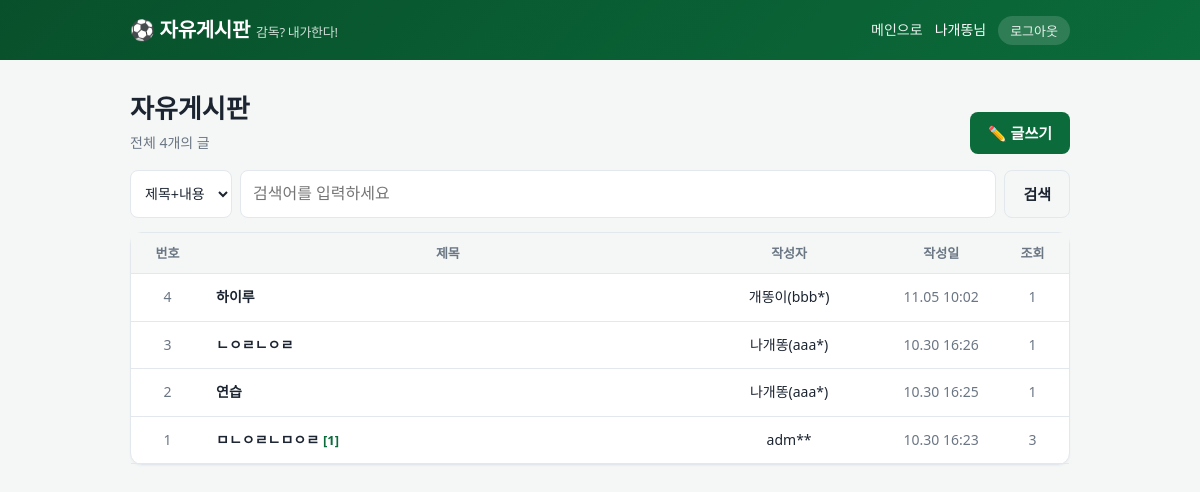
/board/ (signed in), run on the app's committed database.
### board/models.py (models this page shows, shortened)
class Profile(models.Model):
    user = models.OneToOneField(User, on_delete=models.CASCADE, related_name='profile')
    nickname = models.CharField('별명', max_length=12, unique=True)
    created_at = models.DateTimeField(auto_now_add=True)

class _Moderated(models.Model):
    OK, DELETED = 'ok', 'deleted'
    STATUS = [(OK, '정상'), (DELETED, '삭제됨 (규정 위반)')]
    status = models.CharField('상태', max_length=10, choices=STATUS, default=OK, db_index=True)
    deleted_reason = models.CharField('삭제 사유', max_length=200, blank=True)
    deleted_at = models.DateTimeField(null=True, blank=True)
    class Meta:
        abstract = True

class Post(_Moderated):
    author = models.ForeignKey(User, on_delete=models.CASCADE, related_name='board_posts')
    title = models.CharField('제목', max_length=100)
    content = models.TextField('내용')
    views = models.PositiveIntegerField('조회수', default=0)
    created_at = models.DateTimeField(auto_now_add=True)
    updated_at = models.DateTimeField(auto_now=True)
    class Meta:
        ordering = ['-created_at', '-id']

### board/views.py (the view, shortened to what this page needs)
# urls.py: path('', views.post_list, name='list'),
@member_required
def post_list(request):
    safe_ensure()
    qs = (
        Post.objects
        .filter(status=Post.OK)
        .select_related('author__profile')
        .annotate(
            n_comments=Count(
                'comments',
                filter=Q(
                    comments__status=Comment.OK,
                ),
            ),
        )
        .order_by('-created_at', '-id')
    )
    query = request.GET.get('q', '').strip()
    search_by = request.GET.get('by', 'all')
    paginator = Paginator(qs, PER_PAGE)
    page = paginator.get_page(
        request.GET.get('page')
    )
    for index, post in enumerate(page):
        post.no = (
            paginator.count
            - (page.number - 1) * PER_PAGE
            - index
        )
    params = request.GET.copy()
    params.pop('page', None)
    return render(
        request,
        'board/list.html',
        {
            'page': page,
            'q': query,
            'by': search_by,
            'qs': params.urlencode(),
            'total': paginator.count,
        },
    )

### board/matchbot.py (called while the page is built, shortened)
def ensure_match_threads(days=2):
    now = timezone.now()
    todo = list(Match.objects.filter(post__isnull=True, kickoff__gte=now, kickoff__lte=now + timedelta(days=days))
                .select_related('home', 'away'))
    if not todo:
        return 0

def safe_ensure():
    try:
        return ensure_match_threads()
    except Exception:
        log.exception('경기 예측 글 자동 작성 실패')
        return 0

### board/templatetags/board_tags.py (called while the page is built)
@register.filter
def nick(user):
    try:
        return user.profile.nickname
    except Exception:
        return user.get_username()

@register.filter
def who(user):
    from board.matchbot import BOT_USERNAME
    u = user.get_username()
    try:
        nickname = user.profile.nickname
    except Exception:
        nickname = ''
    if u == BOT_USERNAME:
        return f'🤖 {nickname or "AI 해설위원"}'
    masked = u[:3] + '*' * max(len(u) - 3, 0)
    return f'{nickname}({masked})' if nickname else masked

### board/views.py (called while the page is built, shortened)
def member_required(view):
    @wraps(view)
    def wrapper(request, *args, **kwargs):
        return view(request, *args, **kwargs)
    return wrapper

### board/templates/board/list.html (shortened to what this page needs)
{% extends 'board/base.html' %}{% load board_tags %}
{% block content %}
<div class="bd-title">
  <div><h1>자유게시판</h1><p>전체 {{ total }}개의 글</p></div>
  <a class="btn" href="{% url 'board:create' %}">✏️ 글쓰기</a>
</div>
<form class="search" method="get">
  <select name="by">
    <option value="all" {% if by == 'all' %}selected{% endif %}>제목+내용</option>
  </select>
  <input type="text" name="q" value="{{ q }}" placeholder="검색어를 입력하세요">
  <button class="btn sub" type="submit">검색</button>
</form>
<div class="card">
<table class="list">
  <tr><th class="hide-s" style="width:60px">번호</th><th>제목</th><th style="width:160px">작성자</th><th style="width:90px" class="hide-s">작성일</th><th style="width:60px" class="hide-s">조회</th></tr>
  {% for p in page %}
  <tr>
    <td class="hide-s muted">{{ p.no }}</td>
    <td class="t"><a href="{% url 'board:detail' p.pk %}">{{ p.title }}</a>{% if p.n_comments %}<span class="cmt">[{{ p.n_comments }}]</span>{% endif %}</td>
    <td>{{ p.author|who }}</td>
    <td class="hide-s muted">{{ p.created_at|date:"m.d H:i" }}</td>
    <td class="hide-s muted">{{ p.views }}</td>
  </tr>
  {% empty %}
  <tr><td colspan="5" class="empty">{% if q %}검색 결과가 없습니다.{% else %}아직 글이 없습니다. 첫 글을 남겨보세요!{% endif %}</td></tr>
  {% endfor %}
</table>
</div>
{% endblock %}

### .site_nav_backups/20261030_164808_005992/board/templates/board/base.html (shortened to what this page needs)
{% load static board_tags %}<!DOCTYPE html>
<html lang="ko">
<head>
<link rel="stylesheet" href="{% static 'board/board.css' %}">
</head>
<body>
<header class="bd-head"><div class="in">
  <a class="bd-logo" href="{% url 'board:list' %}">⚽ 자유게시판<small>감독? 내가한다!</small></a>
  <nav class="bd-nav">
    <a href="/">메인으로</a>
    {% if user.is_authenticated %}
      <span>{{ user|nick }}님</span>
      <form method="post" action="{% url 'board:logout' %}">{% csrf_token %}<button type="submit">로그아웃</button></form>
    {% else %}
      <a href="{% url 'board:login' %}">로그인</a>
      <a href="{% url 'board:signup' %}">회원가입</a>
    {% endif %}
  </nav>
</div></header>
<main class="bd-wrap">
{% block content %}{% endblock %}
</main>
</body>
</html>

### board/static/board/board.css (style rules this page uses)
:root { --pitch:#0b6b3a; --pitch-d:#08502b; --ink:#1b2430; --muted:#6b7684; --line:#e3e8ee; --bg:#f4f7f5; --card:#fff; --accent:#f2b705; --danger:#c0392b; --ok:#1e8449; --radius:12px; }
* { box-sizing:border-box }
body { margin:0;font-family:system-ui,'Malgun Gothic','Apple SD Gothic Neo',sans-serif;background:var(--bg);color:var(--ink);line-height:1.6 }
a { color:inherit;text-decoration:none }
.bd-head { background:linear-gradient(135deg,var(--pitch-d),var(--pitch));color:#fff }
.bd-head .in { max-width:980px;margin:0 auto;padding:14px 20px;display:flex;align-items:center;gap:16px;flex-wrap:wrap }
.bd-logo { font-size:20px;font-weight:800;letter-spacing:-.3px }
.bd-logo small { font-weight:500;opacity:.8;margin-left:6px;font-size:13px }
.bd-nav { margin-left:auto;display:flex;align-items:center;gap:12px;font-size:14px;flex-wrap:wrap }
.bd-nav a,.bd-nav button { color:#fff;opacity:.92 }
.bd-nav form { display:inline }
.bd-nav button { background:rgba(255,255,255,.16);border:0;padding:5px 12px;border-radius:999px;cursor:pointer;font-size:13px }
.bd-wrap { max-width:980px;margin:0 auto;padding:24px 20px 60px }
.bd-title { display:flex;align-items:flex-end;justify-content:space-between;gap:12px;margin:4px 0 16px;flex-wrap:wrap }
.bd-title h1 { margin:0;font-size:26px }
.bd-title p { margin:2px 0 0;color:var(--muted);font-size:14px }
.card { background:var(--card);border:1px solid var(--line);border-radius:var(--radius);box-shadow:0 1px 2px rgba(0,0,0,.04) }
.btn { display:inline-block;border:0;border-radius:8px;padding:9px 18px;font-size:15px;font-weight:600;cursor:pointer;background:var(--pitch);color:#fff }
.btn.sub { background:transparent;color:var(--ink);border:1px solid var(--line) }
.search { display:flex;gap:8px;margin-bottom:14px;flex-wrap:wrap }
.search select,.search input { padding:8px 10px;border:1px solid var(--line);border-radius:8px;background:var(--card);color:var(--ink);font-size:14px }
.search input { flex:1;min-width:160px }
table.list { width:100%;border-collapse:collapse }
table.list th { font-size:13px;color:var(--muted);font-weight:600;padding:10px 12px;border-bottom:1px solid var(--line);text-align:center;background:var(--bg) }
table.list td { padding:12px;border-bottom:1px solid var(--line);text-align:center;font-size:14px }
table.list td.t { text-align:left;width:52% }
table.list td.t a { font-weight:600 }
.cmt { color:var(--pitch);font-weight:700;margin-left:4px;font-size:13px }
.muted { color:var(--muted) }
input[type=text],input[type=password],textarea { width:100%;padding:10px 12px;border:1px solid var(--line);border-radius:8px;font:inherit;background:var(--card);color:var(--ink) }

### data on the page
Post: no "4", title "하이루", author|who "개똥이(bbb*)", created_at "11.05 10:02", views "1"
Post: no "3", title "ㄴㅇㄹㄴㅇㄹ", author|who "나개똥(aaa*)", created_at "10.30 16:26", views "1"
Post: no "2", title "연습", author|who "나개똥(aaa*)", created_at "10.30 16:25", views "1"
Post: no "1", title "ㅁㄴㅇㄹㄴㅁㅇㄹ", n_comments "1", author|who "adm**", created_at "10.30 16:23", views "3"

### other printed values
{{ user|nick }} "나개똥"
{{ total }} "4"
